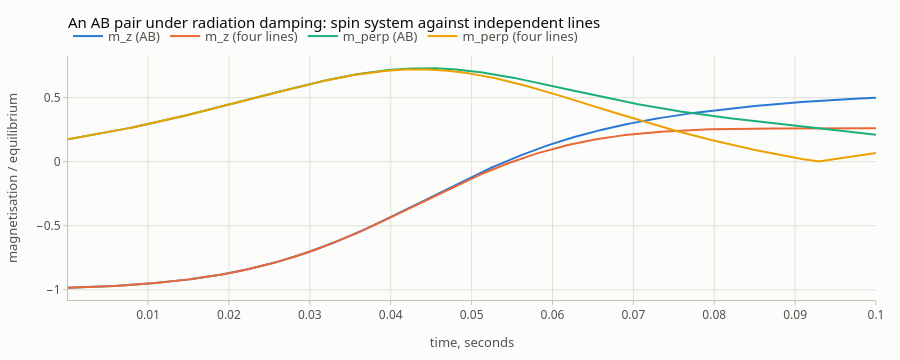

Here is the notebook cell this chart was saved with:
### Code cell
t = np.arange(1, nsteps + 1) * dt
plot_time_series(
    t, [m_ab[:, 2], m_lines[:, 2], np.hypot(m_ab[:, 0], m_ab[:, 1]), np.hypot(m_lines[:, 0], m_lines[:, 1])],
    names=["m_z (AB)", "m_z (four lines)", "m_perp (AB)", "m_perp (four lines)"],
    xlabel="time, seconds", ylabel="magnetisation / equilibrium",
    title="An AB pair under radiation damping: spin system against independent lines",
)

### Figure 1 — Plotly figure (JSON) as saved in the notebook; plotly's stock layout.template omitted (floating-point values rounded to 4 significant figures; data arrays with more than 128 entries replaced by an {"elided": "..."} marker saying what was removed)
{"data": [{"hovertemplate": "m_z (AB): %{y:.4g}<extra></extra>", "line": {"color": "#2a78d6", "width": 2}, "mode": "lines", "name": "m_z (AB)", "x": {"elided": "1000 float values"}, "y": {"elided": "1000 float values"}, "type": "scatter"}, {"hovertemplate": "m_z (four lines): %{y:.4g}<extra></extra>", "line": {"color": "#eb6834", "width": 2}, "mode": "lines", "name": "m_z (four lines)", "x": {"elided": "1000 float values"}, "y": {"elided": "1000 float values"}, "type": "scatter"}, {"hovertemplate": "m_perp (AB): %{y:.4g}<extra></extra>", "line": {"color": "#1baf7a", "width": 2}, "mode": "lines", "name": "m_perp (AB)", "x": {"elided": "1000 float values"}, "y": {"elided": "1000 float values"}, "type": "scatter"}, {"hovertemplate": "m_perp (four lines): %{y:.4g}<extra></extra>", "line": {"color": "#eda100", "width": 2}, "mode": "lines", "name": "m_perp (four lines)", "x": {"elided": "1000 float values"}, "y": {"elided": "1000 float values"}, "type": "scatter"}], "layout": {"font": {"family": "system-ui, -apple-system, \"Segoe UI\", Roboto, sans-serif", "color": "#0b0b0b", "size": 13}, "margin": {"l": 64, "r": 24, "t": 56, "b": 56}, "title": {"font": {"size": 15, "color": "#0b0b0b"}, "text": "An AB pair under radiation damping: spin system against independent lines", "x": 0, "xanchor": "left", "xref": "paper"}, "xaxis": {"tickfont": {"color": "#52514e", "size": 12}, "title": {"font": {"color": "#52514e", "size": 13}, "text": "time, seconds"}, "showgrid": true, "gridcolor": "#e1e0d9", "gridwidth": 1, "zeroline": false, "showline": true, "linecolor": "#c3c2b7", "linewidth": 1, "mirror": false, "ticks": "outside", "tickcolor": "#c3c2b7", "ticklen": 4, "showspikes": true, "spikemode": "across", "spikesnap": "cursor", "spikethickness": 1, "spikedash": "solid", "spikecolor": "#898781", "range": [0.0001, 0.1], "hoverformat": ".4g"}, "yaxis": {"tickfont": {"color": "#52514e", "size": 12}, "title": {"font": {"color": "#52514e", "size": 13}, "text": "magnetisation / equilibrium"}, "showgrid": true, "gridcolor": "#e1e0d9", "gridwidth": 1, "zeroline": false, "showline": true, "linecolor": "#c3c2b7", "linewidth": 1, "mirror": false, "ticks": "outside", "tickcolor": "#c3c2b7", "ticklen": 4, "showspikes": false, "spikemode": "across", "spikesnap": "cursor", "spikethickness": 1, "spikedash": "solid", "spikecolor": "#898781", "exponentformat": "power"}, "legend": {"font": {"color": "#52514e"}, "orientation": "h", "x": 0, "xanchor": "left", "y": 1.02, "yanchor": "bottom", "bgcolor": "rgba(0,0,0,0)"}, "hoverlabel": {"font": {"color": "#0b0b0b", "family": "system-ui, -apple-system, \"Segoe UI\", Roboto, sans-serif"}, "bgcolor": "#fcfcfb", "bordercolor": "rgba(11,11,11,0.10)"}, "modebar": {"bgcolor": "rgba(0,0,0,0)", "color": "#898781", "activecolor": "#52514e", "remove": ["lasso2d", "select2d"]}, "height": 360, "paper_bgcolor": "#fcfcfb", "plot_bgcolor": "#fcfcfb", "dragmode": "zoom", "hovermode": "x unified", "showlegend": true}}
